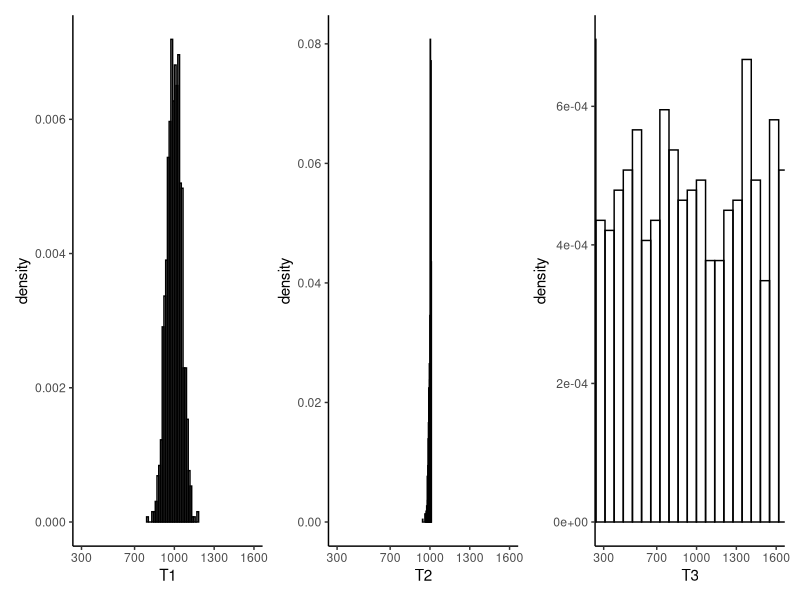

Source code (R):
## ---- chunk 1
library(tidyverse)
library(patchwork)
set.seed(432354675)
# Functions to compute the estimators
T1 <- function(x) 2 * mean(x) - 1
T2 <- function(x) ( (length(x) + 1)/length(x) ) * max(x) - 1
T3 <- function(x) {2*x[1]-1}
  
  

N <- 1000
n <- 100
M <- 1000 # One million simulations


thesimulations <- list(
  T1 = numeric(M),
  T2 = numeric(M),
  T3 = numeric(M)
)
for (i in 1:M) {
  # Do the simulation
  # Sample from a discrete uniform (?sample.int):
  thesample <- sample.int(N,n,replace = FALSE)
  # Record the values of the two estimators:
  thesimulations$T1[i] <- T1(thesample)
  thesimulations$T2[i] <- T2(thesample)
  thesimulations$T3[i] <- T3(thesample)
}

# Evaluate the bias of T1 and T2 and T3:
mean(thesimulations$T1) - N
mean(thesimulations$T2) - N
mean(thesimulations$T3) - N

## ---- chunk 2
# Recreate the plots in Figure 20.1:
leftplot <- tibble(T1 = thesimulations$T1) %>%
  ggplot(aes(x = T1)) +
  theme_classic() + 
  geom_histogram(aes(y = ..density..),bins = 30,colour = "black",fill = "transparent") +
  scale_x_continuous(breaks = c(300,700,1000,1300,1600)) +
  coord_cartesian(xlim = c(300,1600))

midplot <- tibble(T2 = thesimulations$T2) %>%
  ggplot(aes(x = T2)) +
  theme_classic() + 
  geom_histogram(aes(y = ..density..),bins = 30,colour = "black",fill = "transparent") +
  scale_x_continuous(breaks = c(300,700,1000,1300,1600)) +
  coord_cartesian(xlim = c(300,1600))


rightplot <- tibble(T3 = thesimulations$T3) %>%
  ggplot(aes(x = T3)) +
  theme_classic() + 
  geom_histogram(aes(y = ..density..),bins = 30,colour = "black",fill = "transparent") +
  scale_x_continuous(breaks = c(300,700,1000,1300,1600)) +
  coord_cartesian(xlim = c(300,1600))

leftplot | midplot | rightplot
## ---- chunk 3

mse <- function(x) var(x) + (mean(x) - N)^2

## ---- chunk 4
mean(thesimulations$T1) - N
mean(thesimulations$T2) - N
mean(thesimulations$T3) - N
## ---- chunk 5
var(thesimulations$T1)
var(thesimulations$T2)
var(thesimulations$T3)
## ---- chunk 6
mse(thesimulations$T1)
mse(thesimulations$T2)
mse(thesimulations$T3)
